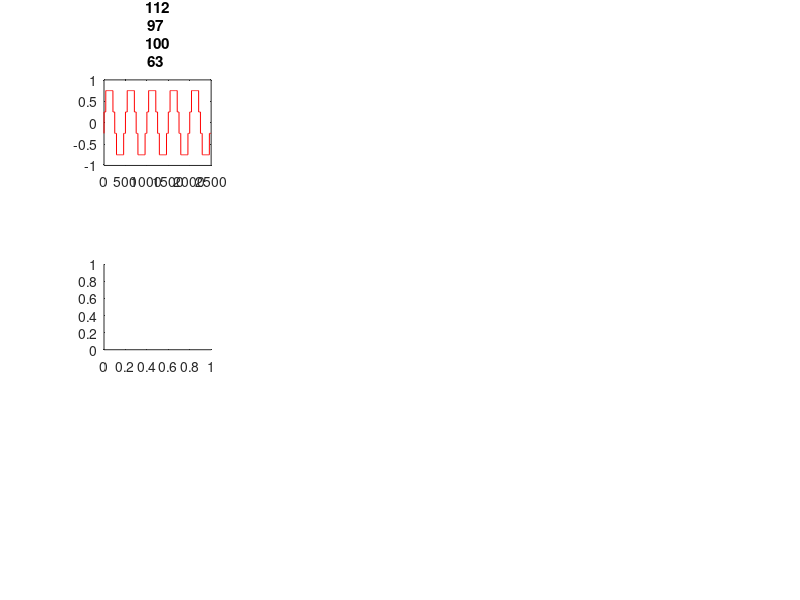

Reproduce this figure in MATLAB. (Note: this script raises an error after producing the figure.)
%% 𝑏𝑖𝑡 = 2, 3, 4 e 5 bits de quantização

T_a = 0.002;
Np = 5;
T = 1;
N = round(Np*T/T_a);

t = (0:N-1)*T_a;
x = sin(2*pi*t);


max_x = max(x);
min_x = abs(min(x));

Amp = max_x + min_x;

% Quantização com 2 bits
n_bits = [2, 3, 4, 5];
   
i = 1;
for n_bit = n_bits
    Npal = (2.^n_bit);
    delta = Amp / Npal;
    
    % Particoes
    partion = -min_x+delta:delta:max_x-delta; % len Npal - 1;
    % Entre as particoes
    codebook = -min_x+delta/2:delta:max_x-delta/2; % len Npal;
    
    [index,quants] = quantiz(x, partion, codebook);
    
    subplot(3,4,i);
    plot(0:length(quants)-1, quants, "r"),title("n_b="+n_bit);
    
    subplot(3,4,4+i);
    [Y, t_new] = ReconstroiSinal(quants, T_a);
    plot(t,x,"b",t_new,Y, "r");

    subplot(3,4,8+i);
    Espetro(quants, T_a);
    
    i = i + 1;
end




